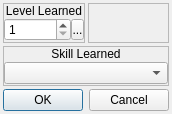
<?xml version="1.0" encoding="UTF-8"?>
<ui version="4.0">
 <class>ConfigureSkillLearned</class>
 <widget class="QDialog" name="ConfigureSkillLearned">
  <property name="geometry">
   <rect>
    <x>0</x>
    <y>0</y>
    <width>166</width>
    <height>114</height>
   </rect>
  </property>
  <property name="windowTitle">
   <string>Skill Learned</string>
  </property>
  <property name="windowIcon">
   <iconset resource="gui_icons.qrc">
    <normaloff>:/icons/openrpgmaker.png</normaloff>:/icons/openrpgmaker.png</iconset>
  </property>
  <property name="styleSheet">
   <string notr="true">.QFrame
{
	border-width: 1px;
	border-style: solid;
	border-color: palette(window-text);
}

.QFrame&gt;QLabel
{
	border-width: 0px;
	background-color: palette(window-text);
	color: palette(window);
	font-weight: bold;
}

.QFrame&gt;QCheckBox
{
	background-color: palette(window-text);
	border-width: 0px;
	border-style: none;
	color: palette(window);
	spacing: 3px;
	font-weight: bold;
	padding: 0px 0px 0px 3px;
}

.QFrame&gt;QCheckBox::indicator
{
	min-width: 8px;
	max-width: 8px;
	min-height: 8px;
	max-height: 8px;
	width: 8px;
	height: 8px;
	border-width: 2px;
	border-radius: 0px;
	border-style: ridge;
	border-color: palette(mid);
}

.QFrame&gt;QCheckBox::indicator:unchecked
{
	background-color: palette(base);
}

.QFrame&gt;QCheckBox::indicator:checked
{
	background-color: palette(window-text);
}

.QFrame&gt;QCheckBox::indicator:hover
{
	border-color: palette(highlight);
}</string>
  </property>
  <layout class="QVBoxLayout" name="verticalLayout_3">
   <property name="spacing">
    <number>3</number>
   </property>
   <property name="margin">
    <number>3</number>
   </property>
   <item>
    <widget class="QWidget" name="widget_2" native="true">
     <layout class="QHBoxLayout" name="horizontalLayout">
      <property name="spacing">
       <number>3</number>
      </property>
      <property name="margin">
       <number>0</number>
      </property>
      <item>
       <widget class="QFrame" name="frame">
        <property name="frameShape">
         <enum>QFrame::StyledPanel</enum>
        </property>
        <property name="frameShadow">
         <enum>QFrame::Raised</enum>
        </property>
        <layout class="QVBoxLayout" name="verticalLayout">
         <property name="spacing">
          <number>0</number>
         </property>
         <property name="margin">
          <number>0</number>
         </property>
         <item>
          <widget class="QLabel" name="label">
           <property name="sizePolicy">
            <sizepolicy hsizetype="Preferred" vsizetype="Fixed">
             <horstretch>0</horstretch>
             <verstretch>0</verstretch>
            </sizepolicy>
           </property>
           <property name="text">
            <string>Level Learned</string>
           </property>
           <property name="alignment">
            <set>Qt::AlignCenter</set>
           </property>
          </widget>
         </item>
         <item>
          <widget class="QWidget" name="widget" native="true">
           <layout class="QHBoxLayout" name="horizontalLayout_3">
            <property name="spacing">
             <number>0</number>
            </property>
            <property name="margin">
             <number>0</number>
            </property>
            <item>
             <widget class="QSpinBox" name="sbLevel">
              <property name="accelerated">
               <bool>true</bool>
              </property>
              <property name="minimum">
               <number>1</number>
              </property>
              <property name="maximum">
               <number>99</number>
              </property>
             </widget>
            </item>
            <item>
             <widget class="SpinBoxSideButton" name="bLevelSideButton">
              <property name="minimumSize">
               <size>
                <width>13</width>
                <height>21</height>
               </size>
              </property>
              <property name="maximumSize">
               <size>
                <width>13</width>
                <height>21</height>
               </size>
              </property>
              <property name="text">
               <string>...</string>
              </property>
              <property name="icon">
               <iconset resource="gui_icons.qrc">
                <normaloff>:/icons/spinBoxSideButton.png</normaloff>:/icons/spinBoxSideButton.png</iconset>
              </property>
              <property name="iconSize">
               <size>
                <width>8</width>
                <height>16</height>
               </size>
              </property>
             </widget>
            </item>
           </layout>
          </widget>
         </item>
        </layout>
       </widget>
      </item>
      <item>
       <widget class="QFrame" name="frame_2">
        <property name="frameShape">
         <enum>QFrame::StyledPanel</enum>
        </property>
        <property name="frameShadow">
         <enum>QFrame::Raised</enum>
        </property>
       </widget>
      </item>
     </layout>
    </widget>
   </item>
   <item>
    <widget class="QFrame" name="frame_3">
     <property name="frameShape">
      <enum>QFrame::StyledPanel</enum>
     </property>
     <property name="frameShadow">
      <enum>QFrame::Raised</enum>
     </property>
     <layout class="QVBoxLayout" name="verticalLayout_2">
      <property name="spacing">
       <number>0</number>
      </property>
      <property name="margin">
       <number>0</number>
      </property>
      <item>
       <widget class="QLabel" name="label_2">
        <property name="sizePolicy">
         <sizepolicy hsizetype="Preferred" vsizetype="Fixed">
          <horstretch>0</horstretch>
          <verstretch>0</verstretch>
         </sizepolicy>
        </property>
        <property name="text">
         <string>Skill Learned</string>
        </property>
        <property name="alignment">
         <set>Qt::AlignCenter</set>
        </property>
       </widget>
      </item>
      <item>
       <widget class="QWidget" name="widget_3" native="true">
        <layout class="QHBoxLayout" name="horizontalLayout_2">
         <property name="spacing">
          <number>0</number>
         </property>
         <property name="margin">
          <number>0</number>
         </property>
         <item>
          <widget class="QComboBox" name="cboxSkill"/>
         </item>
        </layout>
       </widget>
      </item>
     </layout>
    </widget>
   </item>
   <item>
    <widget class="QDialogButtonBox" name="buttonBox">
     <property name="orientation">
      <enum>Qt::Horizontal</enum>
     </property>
     <property name="standardButtons">
      <set>QDialogButtonBox::Cancel|QDialogButtonBox::Ok</set>
     </property>
    </widget>
   </item>
  </layout>
 </widget>
 <customwidgets>
  <customwidget>
   <class>SpinBoxSideButton</class>
   <extends>QToolButton</extends>
   <header>spinboxsidebutton.h</header>
  </customwidget>
 </customwidgets>
 <resources>
  <include location="gui_icons.qrc"/>
 </resources>
 <connections>
  <connection>
   <sender>buttonBox</sender>
   <signal>accepted()</signal>
   <receiver>ConfigureSkillLearned</receiver>
   <slot>accept()</slot>
   <hints>
    <hint type="sourcelabel">
     <x>248</x>
     <y>254</y>
    </hint>
    <hint type="destinationlabel">
     <x>157</x>
     <y>274</y>
    </hint>
   </hints>
  </connection>
  <connection>
   <sender>buttonBox</sender>
   <signal>rejected()</signal>
   <receiver>ConfigureSkillLearned</receiver>
   <slot>reject()</slot>
   <hints>
    <hint type="sourcelabel">
     <x>316</x>
     <y>260</y>
    </hint>
    <hint type="destinationlabel">
     <x>286</x>
     <y>274</y>
    </hint>
   </hints>
  </connection>
 </connections>
</ui>
